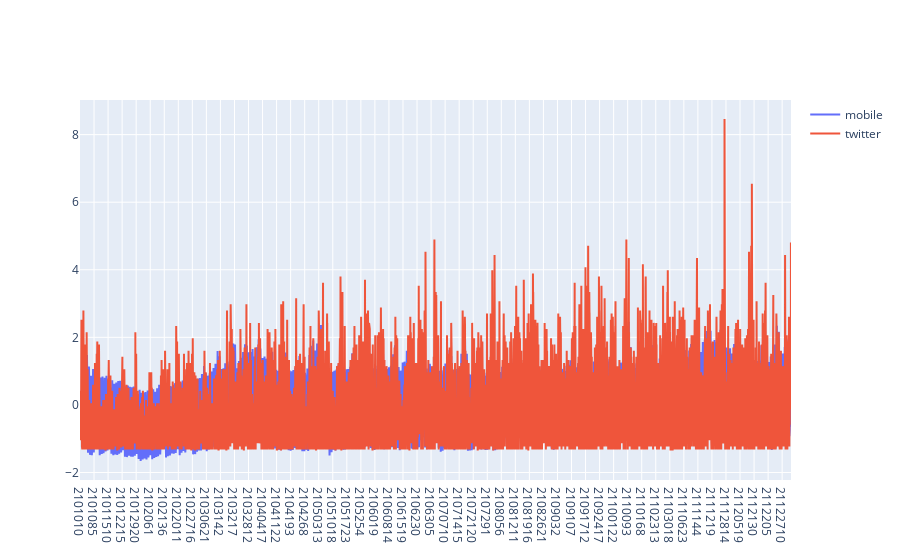

Source (notebook cell):
### Code cell
import plotly.graph_objects as go
fig = go.Figure(data=[
    go.Scatter(x=x_label, y=mobile_flatten_stand, name='mobile'),
    go.Scatter(x=x_label, y=twitter_flatten_stand, name="twitter"),
])
fig.show()

### Figure 1 — Plotly figure (JSON) as saved in the notebook; plotly's stock layout.template omitted (floating-point values rounded to 4 significant figures; data arrays with more than 128 entries replaced by an {"elided": "..."} marker saying what was removed)
{"data": [{"name": "mobile", "type": "scatter", "x": {"elided": "8760 str values"}, "y": {"elided": "8760 float values"}}, {"name": "twitter", "type": "scatter", "x": {"elided": "8760 str values"}, "y": {"elided": "8760 float values"}}], "layout": {}}
